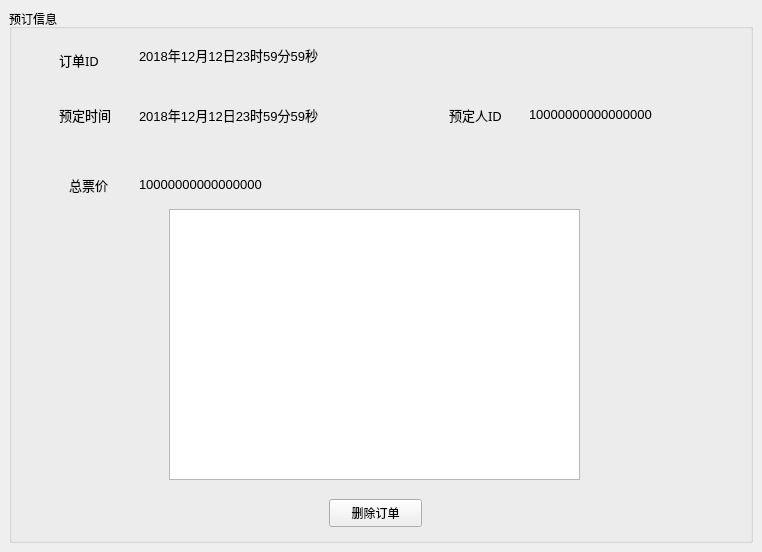
<?xml version="1.0" encoding="UTF-8"?>
<ui version="4.0">
 <class>ordersite</class>
 <widget class="QMainWindow" name="ordersite">
  <property name="geometry">
   <rect>
    <x>0</x>
    <y>0</y>
    <width>762</width>
    <height>552</height>
   </rect>
  </property>
  <property name="windowTitle">
   <string>MainWindow</string>
  </property>
  <widget class="QWidget" name="centralwidget">
   <layout class="QHBoxLayout" name="horizontalLayout">
    <item>
     <widget class="QGroupBox" name="groupBox_2">
      <property name="maximumSize">
       <size>
        <width>16777215</width>
        <height>16777215</height>
       </size>
      </property>
      <property name="title">
       <string>预订信息</string>
      </property>
      <widget class="QLabel" name="label_5">
       <property name="geometry">
        <rect>
         <x>60</x>
         <y>160</y>
         <width>81</width>
         <height>31</height>
        </rect>
       </property>
       <property name="font">
        <font>
         <family>微软雅黑</family>
         <pointsize>10</pointsize>
        </font>
       </property>
       <property name="text">
        <string>总票价</string>
       </property>
      </widget>
      <widget class="QLabel" name="all_price">
       <property name="geometry">
        <rect>
         <x>130</x>
         <y>160</y>
         <width>241</width>
         <height>31</height>
        </rect>
       </property>
       <property name="font">
        <font>
         <pointsize>10</pointsize>
        </font>
       </property>
       <property name="text">
        <string>10000000000000000</string>
       </property>
      </widget>
      <widget class="QLabel" name="label_6">
       <property name="geometry">
        <rect>
         <x>50</x>
         <y>40</y>
         <width>81</width>
         <height>21</height>
        </rect>
       </property>
       <property name="font">
        <font>
         <family>微软雅黑</family>
         <pointsize>10</pointsize>
        </font>
       </property>
       <property name="text">
        <string>订单ID</string>
       </property>
      </widget>
      <widget class="QLabel" name="label_7">
       <property name="geometry">
        <rect>
         <x>50</x>
         <y>90</y>
         <width>81</width>
         <height>31</height>
        </rect>
       </property>
       <property name="font">
        <font>
         <family>微软雅黑</family>
         <pointsize>10</pointsize>
        </font>
       </property>
       <property name="text">
        <string>预定时间</string>
       </property>
      </widget>
      <widget class="QLabel" name="tour_id">
       <property name="geometry">
        <rect>
         <x>440</x>
         <y>90</y>
         <width>81</width>
         <height>31</height>
        </rect>
       </property>
       <property name="font">
        <font>
         <family>微软雅黑</family>
         <pointsize>10</pointsize>
        </font>
       </property>
       <property name="text">
        <string>预定人ID</string>
       </property>
      </widget>
      <widget class="QLabel" name="order_time">
       <property name="geometry">
        <rect>
         <x>130</x>
         <y>90</y>
         <width>261</width>
         <height>31</height>
        </rect>
       </property>
       <property name="font">
        <font>
         <pointsize>10</pointsize>
        </font>
       </property>
       <property name="text">
        <string>2018年12月12日23时59分59秒</string>
       </property>
      </widget>
      <widget class="QLabel" name="id">
       <property name="geometry">
        <rect>
         <x>130</x>
         <y>30</y>
         <width>491</width>
         <height>31</height>
        </rect>
       </property>
       <property name="font">
        <font>
         <pointsize>10</pointsize>
        </font>
       </property>
       <property name="text">
        <string>2018年12月12日23时59分59秒</string>
       </property>
      </widget>
      <widget class="QLabel" name="tour_id_r">
       <property name="geometry">
        <rect>
         <x>520</x>
         <y>90</y>
         <width>241</width>
         <height>31</height>
        </rect>
       </property>
       <property name="font">
        <font>
         <pointsize>10</pointsize>
        </font>
       </property>
       <property name="text">
        <string>10000000000000000</string>
       </property>
      </widget>
      <widget class="QListWidget" name="o_list">
       <property name="geometry">
        <rect>
         <x>160</x>
         <y>200</y>
         <width>411</width>
         <height>271</height>
        </rect>
       </property>
       <property name="horizontalScrollBarPolicy">
        <enum>Qt::ScrollBarAlwaysOff</enum>
       </property>
       <property name="editTriggers">
        <set>QAbstractItemView::NoEditTriggers</set>
       </property>
      </widget>
      <widget class="QPushButton" name="del">
       <property name="geometry">
        <rect>
         <x>320</x>
         <y>490</y>
         <width>93</width>
         <height>28</height>
        </rect>
       </property>
       <property name="text">
        <string>删除订单</string>
       </property>
      </widget>
     </widget>
    </item>
   </layout>
  </widget>
 </widget>
 <resources/>
 <connections/>
</ui>
